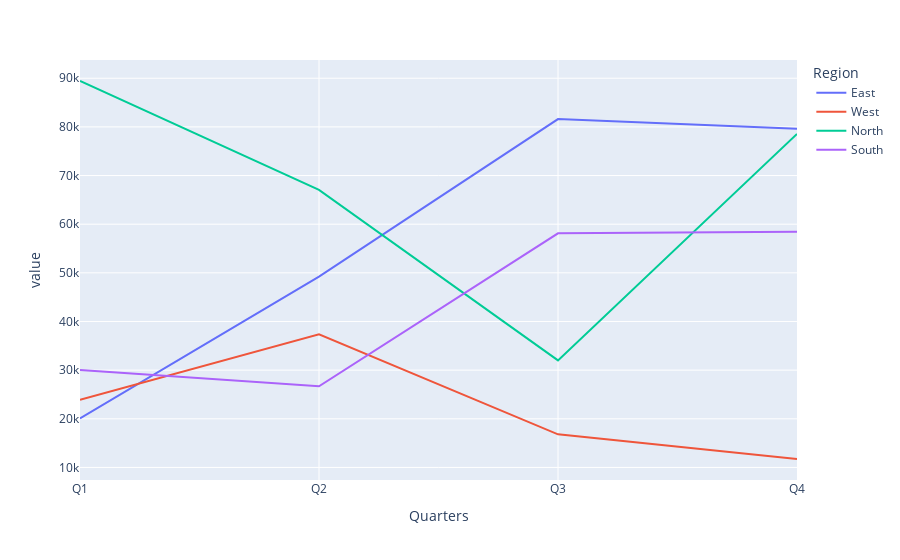

Here is the notebook cell this chart was saved with:
### Code cell
data.plot()

### Figure 1 — Plotly figure (JSON) as saved in the notebook; plotly's stock layout.template omitted (floating-point values rounded to 4 significant figures)
{"data": [{"hovertemplate": "Region=East<br>Quarters=%{x}<br>value=%{y}<extra></extra>", "legendgroup": "East", "line": {"color": "#636efa", "dash": "solid"}, "marker": {"symbol": "circle"}, "mode": "lines", "name": "East", "orientation": "v", "showlegend": true, "type": "scatter", "x": ["Q1", "Q2", "Q3", "Q4"], "xaxis": "x", "y": [20070.0, 49240.0, 81600.0, 79620.0], "yaxis": "y"}, {"hovertemplate": "Region=West<br>Quarters=%{x}<br>value=%{y}<extra></extra>", "legendgroup": "West", "line": {"color": "#EF553B", "dash": "solid"}, "marker": {"symbol": "circle"}, "mode": "lines", "name": "West", "orientation": "v", "showlegend": true, "type": "scatter", "x": ["Q1", "Q2", "Q3", "Q4"], "xaxis": "x", "y": [23900.0, 37350.0, 16800.0, 11740.0], "yaxis": "y"}, {"hovertemplate": "Region=North<br>Quarters=%{x}<br>value=%{y}<extra></extra>", "legendgroup": "North", "line": {"color": "#00cc96", "dash": "solid"}, "marker": {"symbol": "circle"}, "mode": "lines", "name": "North", "orientation": "v", "showlegend": true, "type": "scatter", "x": ["Q1", "Q2", "Q3", "Q4"], "xaxis": "x", "y": [89430.0, 67060.0, 32000.0, 78550.0], "yaxis": "y"}, {"hovertemplate": "Region=South<br>Quarters=%{x}<br>value=%{y}<extra></extra>", "legendgroup": "South", "line": {"color": "#ab63fa", "dash": "solid"}, "marker": {"symbol": "circle"}, "mode": "lines", "name": "South", "orientation": "v", "showlegend": true, "type": "scatter", "x": ["Q1", "Q2", "Q3", "Q4"], "xaxis": "x", "y": [30040.0, 26690.0, 58130.0, 58450.0], "yaxis": "y"}], "layout": {"legend": {"title": {"text": "Region"}, "tracegroupgap": 0}, "margin": {"t": 60}, "xaxis": {"anchor": "y", "domain": [0, 1], "title": {"text": "Quarters"}}, "yaxis": {"anchor": "x", "domain": [0, 1], "title": {"text": "value"}}}}
